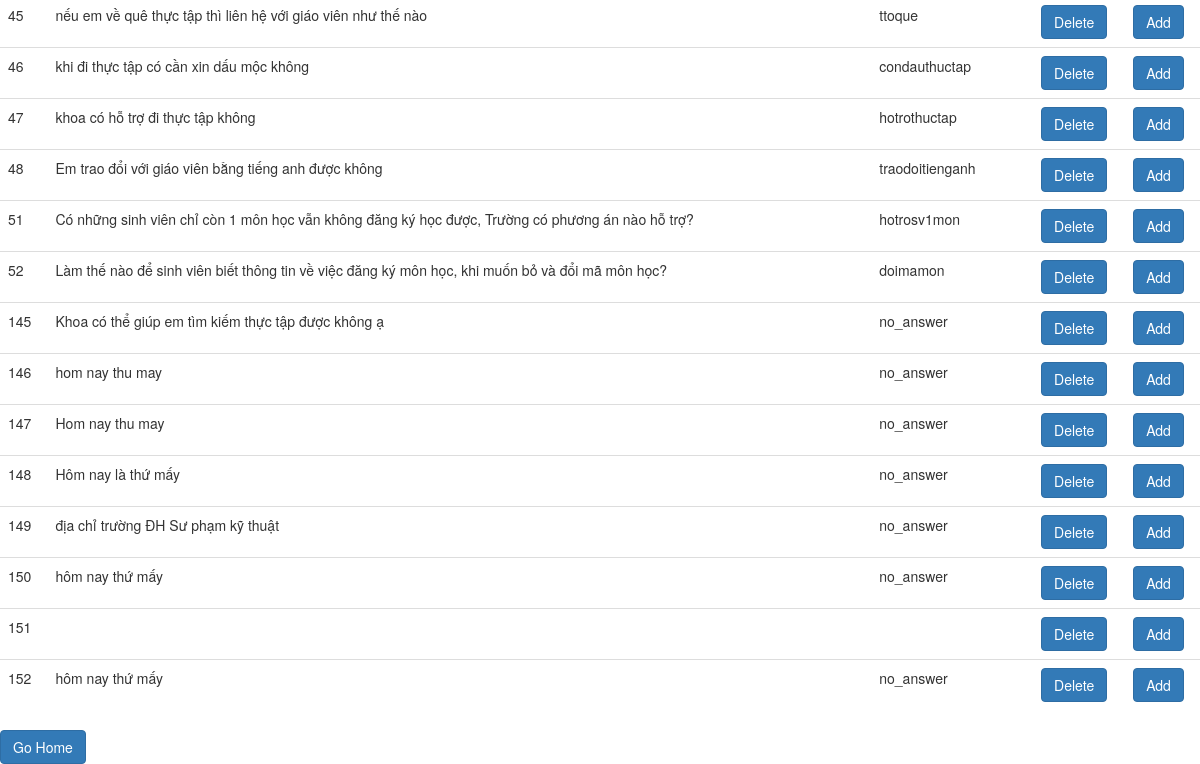
/sql (lower part), run on an earlier commit of the app's database.
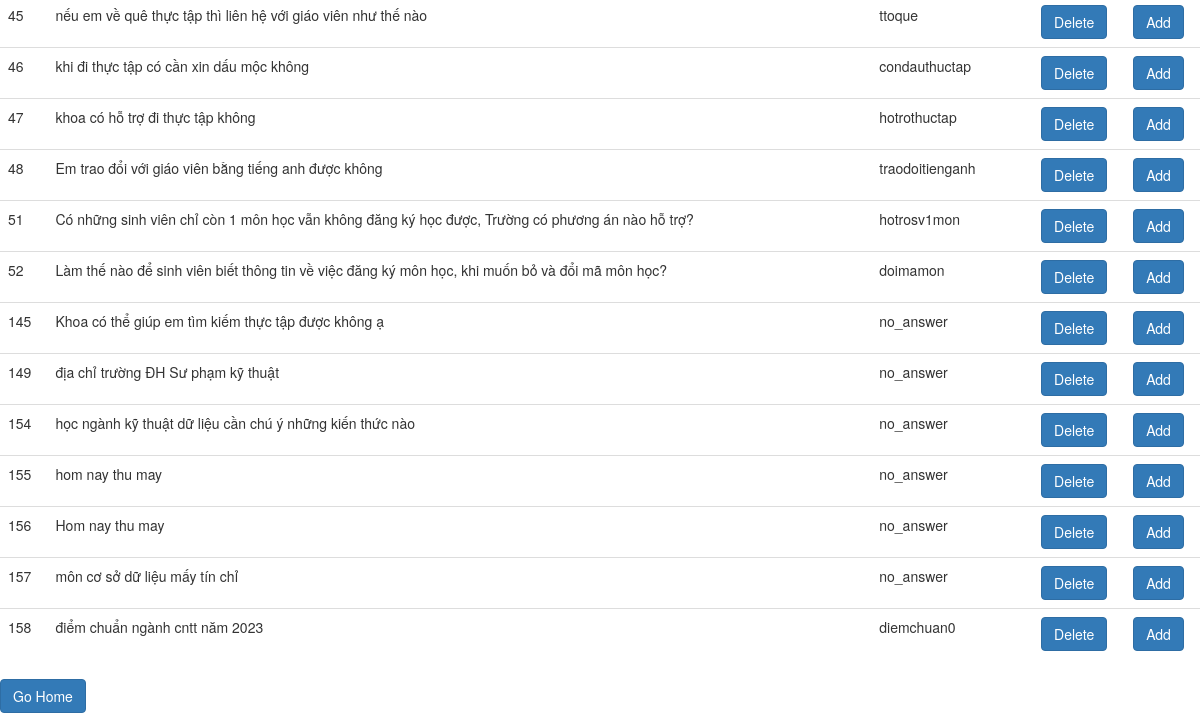
And on a later commit of the database.
### tables this page shows
CREATE TABLE users (
  id INTEGER PRIMARY KEY AUTOINCREMENT,
  question TEXT NOT NULL,
  tag TEXT NOT NULL
);

### app.py (the view)
@app.route("/sql")
def my_sql():
    connection = Sqlite.create_connection("sm_app.sqlite")
    select_users = "SELECT * from users"
    rows=Sqlite.execute_read_query(connection, select_users)
    return render_template("index.html",rows = rows)

### Sqlite.py (called while the page is built)
def create_connection(path):
    connection = None
    try:
        connection = sqlite3.connect(path)
        print("Connection to SQLite DB successful")
    except Error as e:
        print(f"The error '{e}' occurred")
    return connection

def execute_read_query(connection, query):
    cursor = connection.cursor()
    result = None
    try:
        cursor.execute(query)
        connection.commit()
        result = cursor.fetchall()
        return result
    except Error as e:
        print(f"The error '{e}' occurred")

### templates/index.html (shortened to what this page needs)
<!DOCTYPE html>
<html>
<head>
    <link href="http://netdna.bootstrapcdn.com/bootstrap/3.3.6/css/bootstrap.min.css" rel="stylesheet">
</head>
<body>
  <table class="table">
  <tbody>
    {% for row in rows %}
           <tr>
             <td>{{row[0]}}</td>
              <td>{{row[1]}}</td>
              <td>{{row[2]}}</td>
             <td>  <a href="\detele\{{row[0]}}" class="btn btn-primary stretched-link">Delete</a></td>
              <td>  <a href="\add_question\{{row[1]}}" class="btn btn-primary stretched-link">Add</a></td>
           </tr>
        {% endfor %}
  </tbody>
</table>
  <div><a href="\admin" class="btn btn-primary stretched-link">Go Home</a></div>
</body>
</html>

What changed in the data, as far as the page shows it:
removed users: id "146", question "hom nay thu may", tag "no_answer"
removed users: id "147", question "Hom nay thu may", tag "no_answer"
removed users: id "148", question "Hôm nay là thứ mấy", tag "no_answer"
removed users: id "150", question "hôm nay thứ mấy", tag "no_answer"
removed users: id "151"
removed users: id "152", question "hôm nay thứ mấy", tag "no_answer"
added users: id "154", question "học ngành kỹ thuật dữ liệu cần chú ý những kiến thức nào", tag "no_answer"
added users: id "155", question "hom nay thu may", tag "no_answer"
added users: id "156", question "Hom nay thu may", tag "no_answer"
added users: id "157", question "môn cơ sở dữ liệu mấy tín chỉ", tag "no_answer"
added users: id "158", question "điểm chuẩn ngành cntt năm 2023", tag "diemchuan0"
